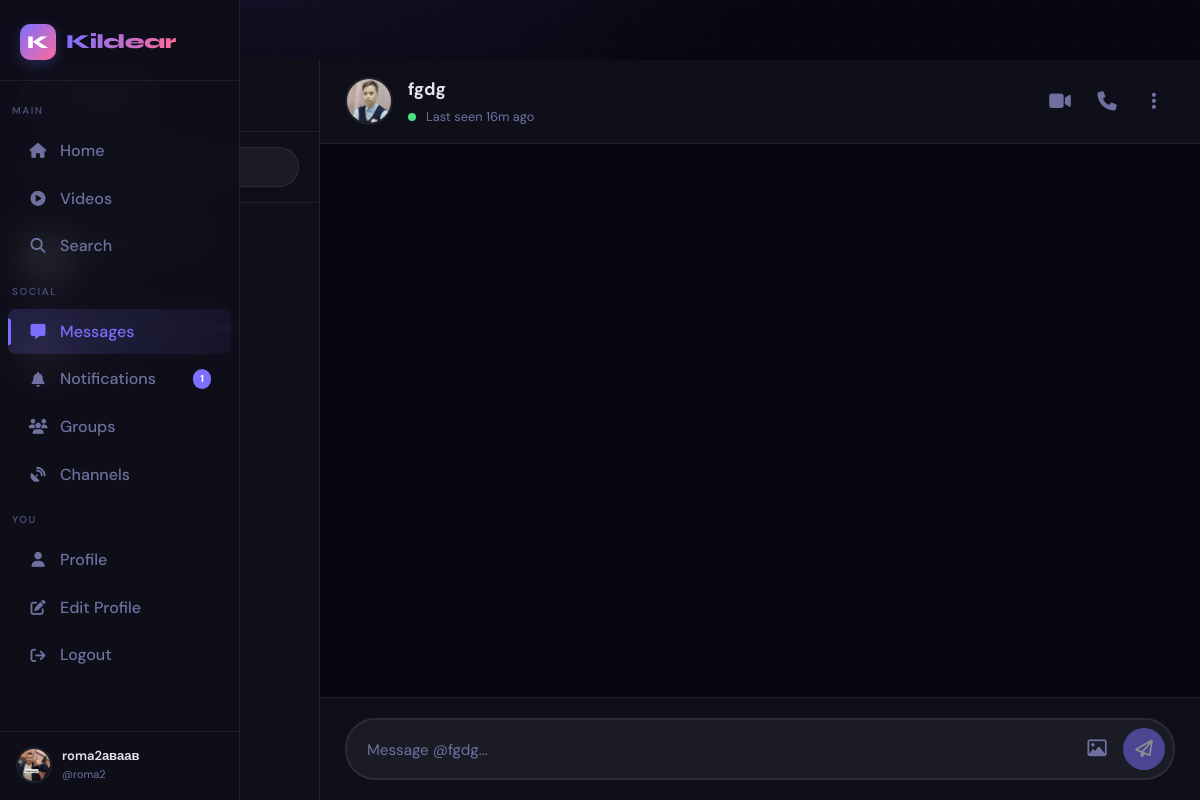
Page /chat/fgdg (signed in) on the earlier database version.
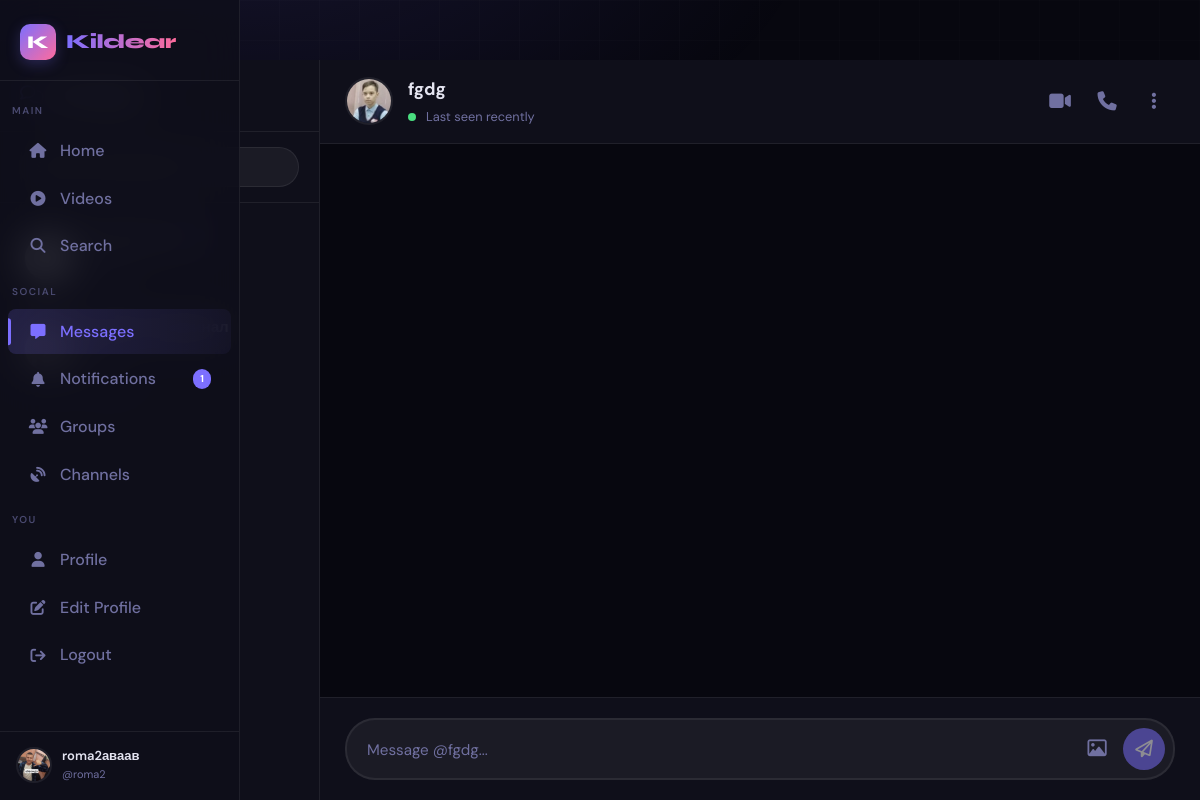
Same page on the later database version.
### app.py (models this page shows, shortened)
class User(UserMixin, db.Model):
    id = db.Column(db.Integer, primary_key=True)
    username = db.Column(db.String(40), unique=True, nullable=False)
    email = db.Column(db.String(120), unique=True, nullable=False)
    password_hash = db.Column(db.String(256), nullable=False)
    display_name = db.Column(db.String(60), default="")
    bio = db.Column(db.String(500), default="")
    avatar = db.Column(db.String(300), default="/static/default_avatar.png")
    cover_photo = db.Column(db.String(300), default="")
    website = db.Column(db.String(200), default="")
    location = db.Column(db.String(100), default="")
    accent_color = db.Column(db.String(7), default="#6c63ff")
    is_private = db.Column(db.Boolean, default=False)
    is_verified = db.Column(db.Boolean, default=False)
    is_banned = db.Column(db.Boolean, default=False)
    is_admin = db.Column(db.Boolean, default=False)
    is_online = db.Column(db.Boolean, default=False)
    last_seen = db.Column(db.DateTime, default=datetime.utcnow)
    created_at = db.Column(db.DateTime, default=datetime.utcnow)
    two_factor_enabled = db.Column(db.Boolean, default=False)
    two_factor_secret = db.Column(db.String(32), nullable=True)
    posts = db.relationship("Post", backref="author", lazy="dynamic",
                            foreign_keys="Post.user_id")
    sent_msgs = db.relationship("Message", backref="sender", lazy="dynamic",
                                foreign_keys="Message.sender_id")
    recv_msgs = db.relationship("Message", backref="receiver", lazy="dynamic",
                                foreign_keys="Message.receiver_id")
    notifications = db.relationship("Notification", backref="recipient", lazy="dynamic",
                                    foreign_keys="Notification.user_id")
    comments = db.relationship("Comment", backref="author", lazy="dynamic")
    owned_groups = db.relationship("Group", backref="owner", lazy="dynamic")
    owned_channels = db.relationship("Channel", backref="owner", lazy="dynamic")
    login_history = db.relationship("LoginHistory", backref="user", lazy="dynamic")
    blocked_users = db.relationship(
        "User", secondary=blocks,
        primaryjoin=blocks.c.blocker_id == id,
        secondaryjoin=blocks.c.blocked_id == id,
        backref=db.backref("blocked_by", lazy="dynamic"),
        lazy="dynamic"
    )
    following = db.relationship(
        "User", secondary=follows,
        primaryjoin=follows.c.follower_id == id,
        secondaryjoin=follows.c.followed_id == id,
        backref=db.backref("followers", lazy="dynamic"),
        lazy="dynamic"
    )
    def is_blocked(self, user):
        return self.blocked_users.filter(blocks.c.blocked_id == user.id).count() > 0

### app.py (the view)
@app.route("/chat/<username>")
@login_required
def chat(username):
    try:
        partner = User.query.filter(
            func.lower(User.username) == username.lower()).first_or_404()
        is_blocked = current_user.is_blocked(partner)
        if not is_blocked:
            Message.query.filter_by(
                sender_id=partner.id, receiver_id=current_user.id, is_read=False
            ).update({"is_read": True})
            VoiceMessage.query.filter_by(
                sender_id=partner.id, receiver_id=current_user.id, is_read=False
            ).update({"is_read": True})
            db.session.commit()
        if is_blocked:
            messages = []
            voice_messages = []
        else:
            messages = (Message.query
                        .filter(or_(
                and_(Message.sender_id == current_user.id, Message.receiver_id == partner.id),
                and_(Message.sender_id == partner.id, Message.receiver_id == current_user.id)
            ))
                        .filter(Message.is_deleted == False)
                        .order_by(Message.created_at.asc()).limit(100).all())
            voice_messages = VoiceMessage.query.filter(
                or_(
                    and_(VoiceMessage.sender_id == current_user.id, VoiceMessage.receiver_id == partner.id),
                    and_(VoiceMessage.sender_id == partner.id, VoiceMessage.receiver_id == current_user.id)
                )
            ).order_by(VoiceMessage.created_at.asc()).limit(50).all()
        sent_to = db.session.query(Message.receiver_id).filter_by(sender_id=current_user.id).distinct()
        recv_from = db.session.query(Message.sender_id).filter_by(receiver_id=current_user.id).distinct()
        uid_set = {r[0] for r in sent_to} | {r[0] for r in recv_from}
        blocked_ids = [b.id for b in current_user.blocked_users]
        uid_set = uid_set - set(blocked_ids)
        partners_list = User.query.filter(User.id.in_(uid_set)).all()
        conversations = []
        for p in partners_list:
            last = (Message.query
                    .filter(or_(
                and_(Message.sender_id == current_user.id, Message.receiver_id == p.id),
                and_(Message.sender_id == p.id, Message.receiver_id == current_user.id)
            ))
                    .filter(Message.is_deleted == False)
                    .order_by(Message.created_at.desc()).first())
            unread = (Message.query
                      .filter_by(sender_id=p.id, receiver_id=current_user.id, is_read=False, is_deleted=False)
                      .count())
            conversations.append({
                "user": p,
                "last": last,
                "unread": unread
            })
        conversations.sort(key=lambda x: x["last"].created_at if x["last"] else datetime.min, reverse=True)
        return render_template("chat.html",
                               partner=partner,
                               messages=messages,
                               voice_messages=voice_messages,
                               conversations=conversations,
                               is_blocked=is_blocked)
    except Exception as e:
        logger.error(f"Ошибка в chat: {e}")
        flash("Ошибка при загрузке чата", "error")
        return redirect(url_for("chat_list"))

### app.py (called while the page is built)
@app.template_filter('timeago')
def timeago_filter(date):
    if not date:
        return 'recently'
    now = datetime.utcnow()
    diff = now - date
    if diff.days > 365:
        return f"{diff.days // 365}y ago"
    elif diff.days > 30:
        return f"{diff.days // 30}mo ago"
    elif diff.days > 0:
        return f"{diff.days}d ago"
    elif diff.seconds > 3600:
        return f"{diff.seconds // 3600}h ago"
    elif diff.seconds > 60:
        return f"{diff.seconds // 60}m ago"
    else:
        return "just now"

def get_client_ip():
    if request.headers.get('X-Forwarded-For'):
        return request.headers.get('X-Forwarded-For').split(',')[0].strip()
    return request.remote_addr or '0.0.0.0'

@app.before_request
def ddos_shield():
    ip = get_client_ip()
    if ip in _blocked_ips:
        abort(429)
    now = time.time()
    window = [t for t in _req_log[ip] if now - t < 10]
    window.append(now)
    _req_log[ip] = window
    if len(window) > 200:
        _blocked_ips.add(ip)
        app.logger.warning(f"[DDoS] Blocked IP: {ip}")
        abort(429)
    if request.content_length and request.content_length > app.config["MAX_CONTENT_LENGTH"]:
        abort(413)

### templates/chat.html (shortened to what this page needs)
{% extends "base.html" %}
{% block content %}
<div class="chat-layout">
  <div class="chat-sidebar" id="chatSidebar">
    <div class="resize-handle" id="resizeHandle"></div>
    <div class="chat-sidebar-header">
      <h3>
        <i class="fa-regular fa-comments"></i>
      </h3>
    </div>
    <div class="chat-search">
      <input type="text" placeholder="Search conversations..." id="searchConversations" oninput="filterConversations(this.value)">
    </div>
    <div class="conversation-list" id="conversationList">
      {% for convo in conversations %}
      <a href="{{ url_for('chat', username=convo.user.username) }}"
         class="conversation-item {% if convo.unread > 0 %}unread{% endif %} {% if convo.user.id == partner.id %}active{% endif %}"
         data-user-id="{{ convo.user.id }}">
        <div class="conversation-avatar">
          <img src="{{ convo.user.avatar or '/static/default_avatar.png' }}" alt="{{ convo.user.username }}">
        </div>
        <div class="conversation-info">
          <div class="conversation-name">
            {{ convo.user.display_name or convo.user.username }}
            {% if convo.user.is_verified %}
            <i class="fa-solid fa-circle-check verified-icon" style="color: var(--primary); font-size: 0.8rem;"></i>
            {% endif %}
          </div>
          <div class="conversation-preview">
          </div>
          {% if convo.last %}
          <div class="conversation-time">{{ convo.last.created_at|timeago }}</div>
          {% endif %}
        </div>
      </a>
      {% endfor %}
    </div>
  </div>
  <div class="chat-main">
    <div class="chat-header">
      <div class="chat-partner-avatar" onclick="window.location.href='{{ url_for('profile', username=partner.username) }}'">
        <img src="{{ partner.avatar or '/static/default_avatar.png' }}" alt="{{ partner.username }}">
      </div>
      <div class="chat-partner-info" onclick="window.location.href='{{ url_for('profile', username=partner.username) }}'">
        <div class="chat-partner-name">
          {{ partner.display_name or partner.username }}
        </div>
        <div class="chat-partner-status" id="partnerStatus">
          <span class="status-dot"></span>
          {% if partner.is_online %}
          Online
          {% else %}
          Last seen {{ partner.last_seen|timeago if partner.last_seen else 'recently' }}
          {% endif %}
        </div>
      </div>
      <div class="chat-actions">
        <button class="chat-action-btn {% if in_call %}active{% endif %}" onclick="startCall('video')" title="Video call">
          <i class="fa-solid fa-video"></i>
        </button>
        <button class="chat-action-btn {% if in_call %}active{% endif %}" onclick="startCall('audio')" title="Voice call">
          <i class="fa-solid fa-phone"></i>
        </button>
        <button class="chat-action-btn" onclick="toggleDropdown()" title="More options">
          <i class="fa-solid fa-ellipsis-vertical"></i>
        </button>
      </div>
    </div>
    <div class="messages-area" id="messagesArea" {% if is_blocked %}style="display: none;"{% endif %}>
    </div>
    <div class="chat-input-area" id="chatInputArea" {% if is_blocked %}style="display: none;"{% endif %}>
      <div class="chat-input-wrapper">
        <textarea id="messageInput"
                  placeholder="Message @{{ partner.username }}..."
                  rows="1"
                  oninput="autoResize(this); checkInput(); sendTypingIndicator()"
                  {% if is_blocked %}disabled{% endif %}></textarea>
        <div class="chat-actions">
          <label class="chat-action-btn" for="mediaUpload" style="cursor: pointer; {% if is_blocked %}opacity: 0.3; pointer-events: none;{% endif %}">
            <i class="fa-regular fa-image"></i>
          </label>
          <button class="send-btn" id="sendBtn" onclick="sendMessage()" disabled>
            <i class="fa-regular fa-paper-plane"></i>
          </button>
        </div>
      </div>
    </div>
  </div>
</div>
{% endblock %}

Differences in the rows shown:
changed User "fgdg": last_seen "16m ago" → "recently"
